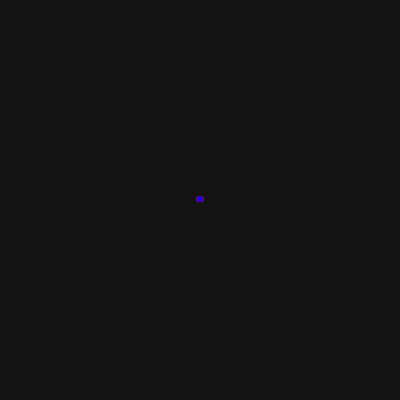
Frame 1 (no input)
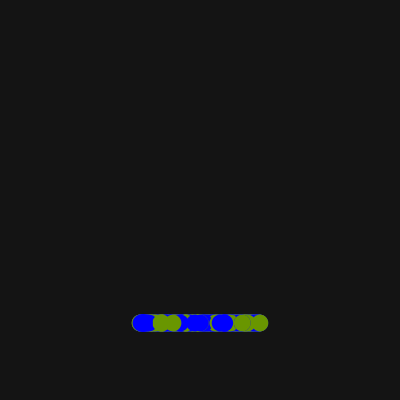
Frame 60 (the mouse pressed at the canvas centre just before this capture)
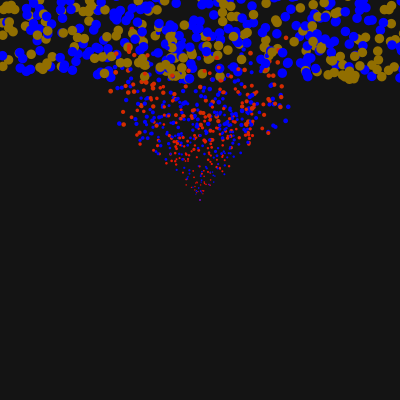
Frame 120 (the mouse held since frame 60 and released just before this capture)

The Processing sketch that drew these frames (run headless with seeded random() and noise(); from frame 60 on, the mouse is pressed at the canvas centre):

// Processing sketch: processing_41743
// ── processing_41743.pde

//Color changing balls

int numParticles = 1000;
GenParticle[] p = new GenParticle[numParticles];


void setup() {
  size(400, 400);
  smooth();
  noStroke();
  for (int i=0; i<p.length; i++) {
    float velX = random(-1, 1);
    float velY = -1;

    if (random(10) > 5) {
      //blue
      p[i] = new blueParticle(width/2, height/2, velX, velY, 5.0, width/2, height/2);
    }
    else {
      //red, green, yellow
      p[i] = new redParticle(width/2, height/2, velX, velY, 5.0, width/2, height/2);
      p[i] = new greenParticle(width/2, height/2, velX, velY, 5.0, width/2, height/2);
      p[i] = new yellowParticle(width/2, height/2, velX, velY, 5.0, width/2, height/2);
    }
  }
}
//Black background
void draw() {
  fill(20);
  rect(0, 0, width, height);
  for (int i=0; i<p.length; i++) {
    p[i].update();
    p[i].regenerate();
    p[i].display();
  }
}



//blue particle

class blueParticle extends GenParticle {
  float age;


  blueParticle(float xIn, float yIn, float vxIn, float vyIn, float r, float ox, float oy) {
    super(xIn, yIn, vxIn, vyIn, r, ox, oy);
    age = 0;
  }

  void display() {
    fill(0, 0, 255);
    ellipse(x, y, radius, radius);
    radius+=0.20;
    age++;
  }


  //resets origin
  void regenerate() {
    if ((x > width + radius) || (x < -radius) ||
      (y > height + radius) || (y < -radius)) {
      x = originX;
      y = originY;
      vx = random(-5, 5);
      vy = random(-10, -5);
      radius = 1.0;
      age = 0;
    }
  }
}


//red particle

class redParticle extends GenParticle {
  float age;

  redParticle(float xIn, float yIn, float vxIn, float vyIn, float r, float ox, float oy) {
    super(xIn, yIn, vxIn, vyIn, r, ox, oy);
    age = 0;
  }

  void display() {
    //blue-yellow
    color c = lerpColor(color(0, 0, 255), color(255, 255, 0), age * 0.005);
    fill(c);
    ellipse(x, y, radius, radius);
    radius+=0.20;
    age++;
  }

  void regenerate() {
    if ((x > width + radius) || (x < -radius) ||
      (y > height + radius) || (y < -radius)) {
      x = originX;
      y = originY;
      vx = random(-5, 5);
      vy = random(-10, -5);
      radius = 1.0;
      age = 0;
    }
  }
}



//green particle

class greenParticle extends GenParticle {
  float age;

  greenParticle(float xIn, float yIn, float vxIn, float vyIn, float r, float ox, float oy) {
    super(xIn, yIn, vxIn, vyIn, r, ox, oy);
    age = 0;
  }

  void display() {
    //yellow-blue
    color c = lerpColor(color(255, 255, 0), color(0, 0, 255), age * 0.02);
    fill(c);
    ellipse(x, y, radius, radius);
    radius+=0.20;
    age++;
  }

  void regenerate() {
    if ((x > width + radius) || (x < -radius) ||
      (y > height + radius) || (y < -radius)) {
      x = originX;
      y = originY;
      vx = random(-5, 5);
      vy = random(-10, -5);
      radius = 1;
      age = 0;
    }
  }
}



//yellow particle

class yellowParticle extends GenParticle {
  float age;

  yellowParticle(float xIn, float yIn, float vxIn, float vyIn, float r, float ox, float oy) {
    super(xIn, yIn, vxIn, vyIn, r, ox, oy);
    age = 0;
  }

  void display() {
    //red-green
    color c = lerpColor(color(255, 0, 0), color(0, 255, 0), age * 0.01);
    fill(c);
    ellipse(x, y, radius, radius);
    radius+=0.20;
    age++;
  }

  void regenerate() {
    if ((x > width + radius) || (x < -radius) ||
      (y > height + radius) || (y < -radius)) {
      x = originX;
      y = originY;
      vx = random(-5, 5);
      vy = random(-10, -5);
      radius = 1.0;
      age = 0;
    }
  }
}

class GenParticle extends Particle {
  float originX, originY;

  GenParticle(float xIn, float yIn, float vxIn, float vyIn, float r, float ox, float oy) {
    super(xIn, yIn, vxIn, vyIn, r);
    originX = ox;
    originY = oy;
  }

  void regenerate() {
    if ((x > width + radius) || (x < -radius) ||
      (y > height + radius) || (y < -radius)) {
      x = originX;
      y = originY;
      vx = random(-1.0, 1.0);
      vy = random(-4.0, -2.0);
    }
  }
}


class Particle {
  float x, y; // The x- and y-coordinates
  float vx, vy; // The x- and y-velocities
  float radius; // Particle radius
  float gravity = 0.1; //change tragectory from center up and outward

  Particle(float xpos, float ypos, float velx, float vely, float r) {
    x = xpos;
    y = ypos;
    vx = velx;
    vy = vely;
    radius = r;
  }

  void update() {
    vy = vy + gravity;
    y += vy;
    x += vx;
  }

  void display() {
    ellipse(x, y, radius*2, radius*2);
  }
}
